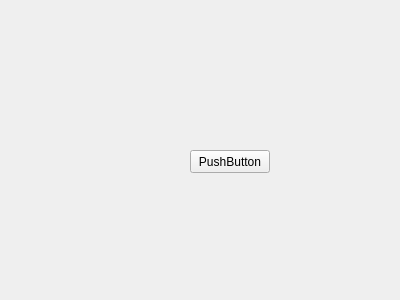
<?xml version="1.0" encoding="UTF-8"?>
<ui version="4.0">
 <class>Form</class>
 <widget class="QWidget" name="Form">
  <property name="geometry">
   <rect>
    <x>0</x>
    <y>0</y>
    <width>400</width>
    <height>300</height>
   </rect>
  </property>
  <property name="windowTitle">
   <string>Form</string>
  </property>
  <widget class="QPushButton" name="pushButton">
   <property name="geometry">
    <rect>
     <x>190</x>
     <y>150</y>
     <width>80</width>
     <height>23</height>
    </rect>
   </property>
   <property name="text">
    <string>PushButton</string>
   </property>
  </widget>
 </widget>
 <resources/>
 <connections/>
</ui>
